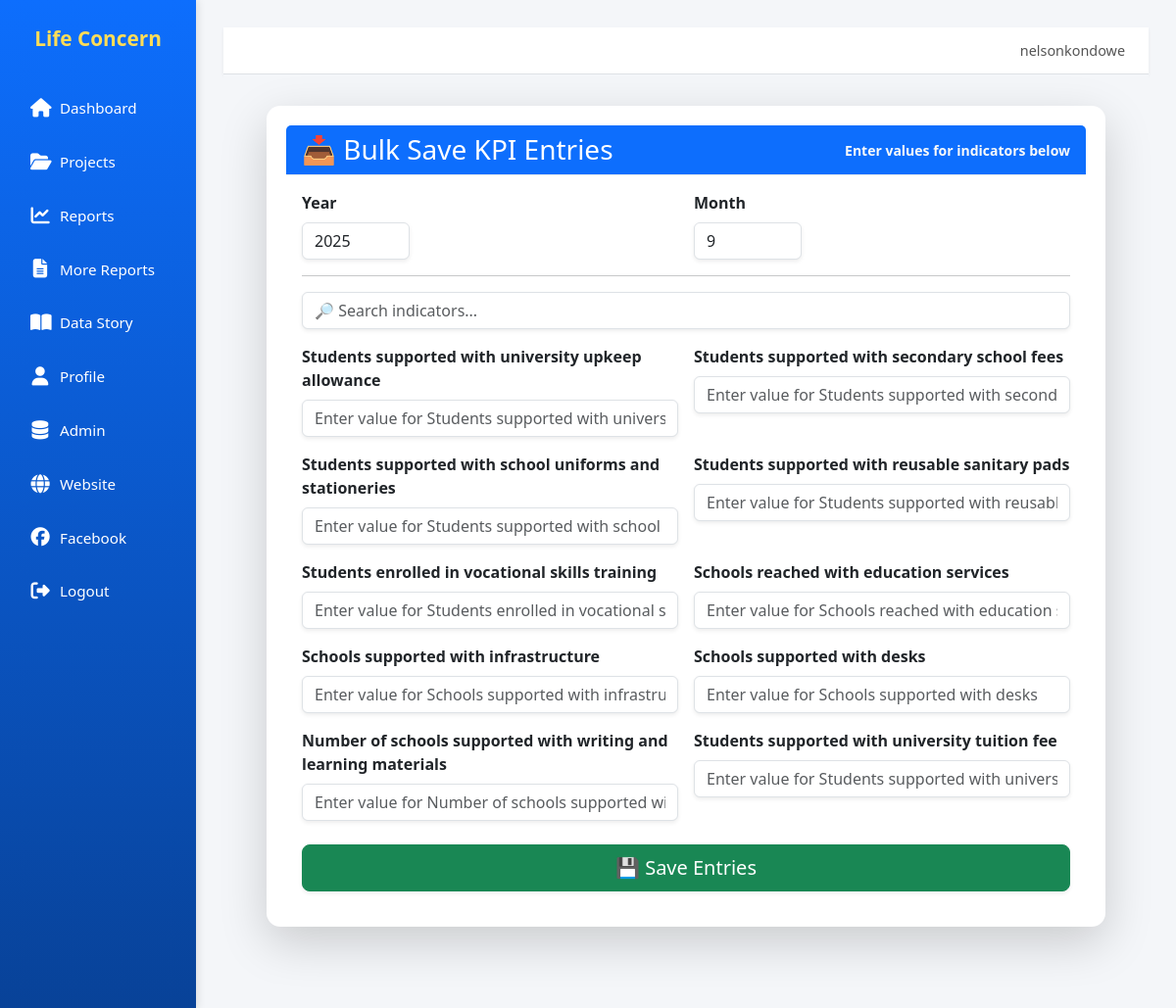
Page /projects/1/bulk-save/?year=2025 (signed in) on the earlier database version.
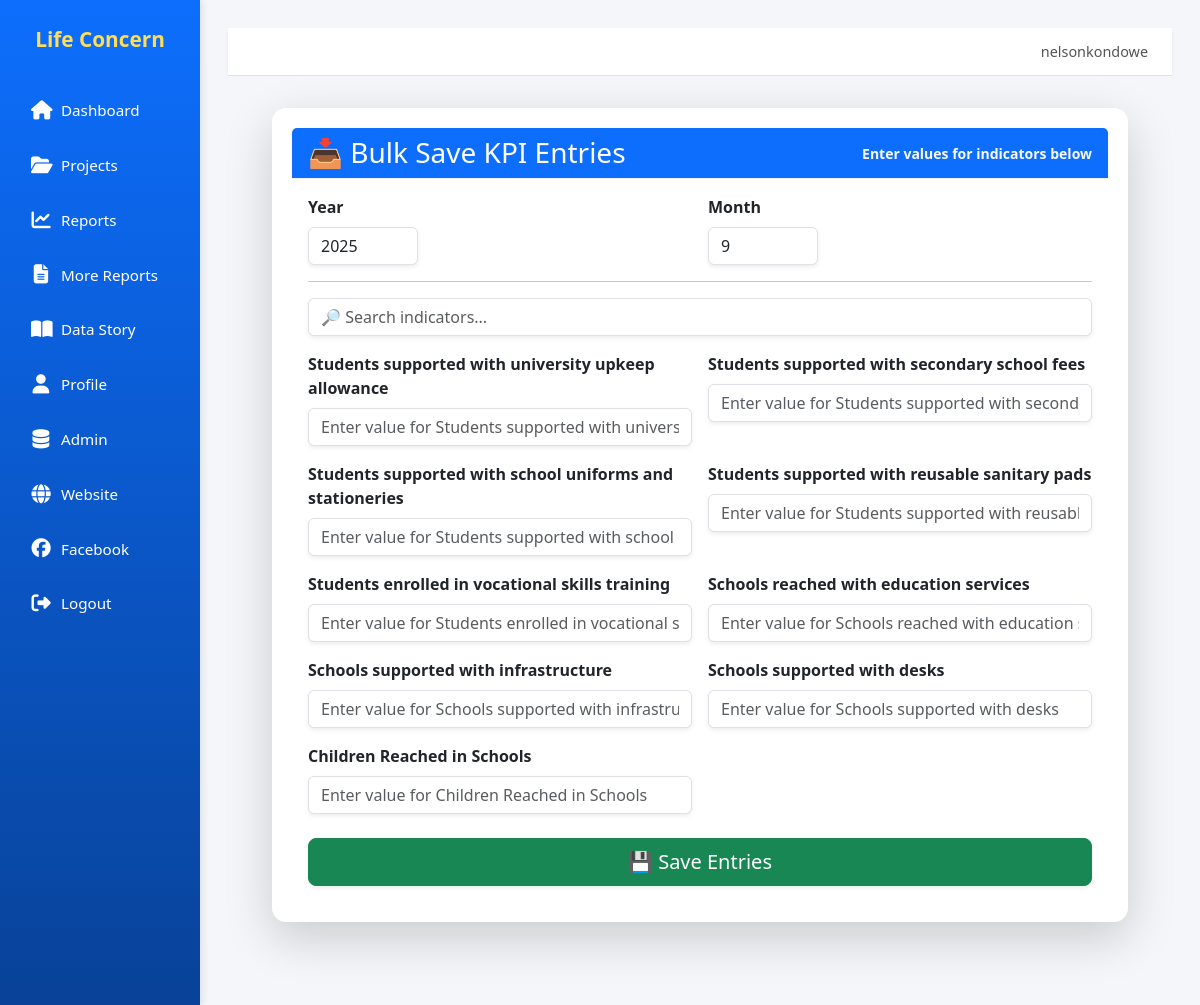
Same page on the later database version.
### core/models.py (models this page shows, shortened)
class Indicator(models.Model):
    project = models.ForeignKey(Project, on_delete=models.CASCADE, related_name='indicators')
    name = models.CharField(max_length=200)
    unit = models.CharField(max_length=50, default='count')
    is_kpi = models.BooleanField(default=False)  # KPI flag
    current_value = models.DecimalField(max_digits=12, decimal_places=2, default=0)
    progress = models.DecimalField(max_digits=5, decimal_places=2, default=0)  # % progress
    class Meta:
        unique_together = ('project', 'name')

### core/views.py (the view, shortened to what this page needs)
# urls.py: path('projects/<int:pk>/bulk-save/', views.bulk_save_entries, name='bulk_save_entries'),
@login_required
def bulk_save_entries(request, pk):
    project = get_object_or_404(Project, pk=pk)
    indicators = Indicator.objects.filter(project=project)
    return render(request, "core/bulk_save_entries.html", {
        "project": project,
        "indicators": indicators,
        "year": datetime.datetime.now().year,
        "month": datetime.datetime.now().month,
    })

### core/templates/core/bulk_save_entries.html (shortened to what this page needs)
{% extends "core/base.html" %}
{% load widget_tweaks %}
{% block content %}
<div class="card shadow-lg border-0">
  <div class="card-header bg-primary text-white d-flex justify-content-between align-items-center">
    <h3 class="mb-0">📥 Bulk Save KPI Entries</h3>
    <small class="text-light">Enter values for indicators below</small>
  </div>
  <div class="card-body">
    <form method="post" id="bulkEntriesForm">
      <div class="row g-3 mb-3">
        <div class="col-md-6">
          <label for="year" class="form-label fw-semibold">Year</label>
          <input type="number" id="year" name="year" value="{{ year }}" required
                 class="form-control shadow-sm">
        </div>
        <div class="col-md-6">
          <label for="month" class="form-label fw-semibold">Month</label>
          <input type="number" id="month" name="month" value="{{ month }}" min="1" max="12" required
                 class="form-control shadow-sm">
        </div>
      </div>
      <hr>
      <div class="mb-3">
        <input type="text" id="searchInput" class="form-control shadow-sm"
               placeholder="🔎 Search indicators..." onkeyup="filterIndicators()">
      </div>
      <div class="row g-3" id="indicatorList">
        {% for indicator in indicators %}
          <div class="col-md-6 indicator-item">
            <label for="indicator_{{ indicator.id }}" class="form-label fw-semibold">
              {{ indicator.name }}
            </label>
            <input type="text" id="indicator_{{ indicator.id }}"
                   name="indicator_{{ indicator.id }}"
                   class="form-control shadow-sm"
                   placeholder="Enter value for {{ indicator.name }}">
          </div>
        {% endfor %}
      </div>
      <div class="mt-4 text-center">
        <button type="submit" class="btn btn-success btn-lg px-5 shadow-sm">
          💾 Save Entries
        </button>
      </div>
    </form>
  </div>
</div>
{% endblock %}

### core/templates/core/base.html (shortened to what this page needs)
<!doctype html>
<html lang="en">
<head>
  {% load static %}
  <link rel="stylesheet" href="{% static 'styles.css' %}">
  <link href="https://cdn.jsdelivr.net/npm/bootstrap@5.3.3/dist/css/bootstrap.min.css" rel="stylesheet">
  <link rel="stylesheet" href="https://cdnjs.cloudflare.com/ajax/libs/font-awesome/6.5.0/css/all.min.css">
</head>
<body>
  <div class="layout">
    {% if request.resolver_match.url_name != "login" %}
      <aside class="sidebar">
        <div class="brand">Life Concern</div>
        <nav class="nav">
          <a href="{% url 'dashboard' %}" class="{% if request.resolver_match.url_name == 'dashboard' %}active{% endif %}">
            <i class="fas fa-home"></i> Dashboard
          </a>
          <a href="{% url 'projects' %}" class="{% if request.resolver_match.url_name == 'projects' %}active{% endif %}">
            <i class="fas fa-folder-open"></i> Projects
          </a>
          <a href="{% url 'reports' %}" class="{% if request.resolver_match.url_name == 'reports' %}active{% endif %}">
            <i class="fas fa-chart-line"></i> Reports
          </a>
          <a href="{% url 'more_reports' %}" class="{% if request.resolver_match.url_name == 'more_reports' %}active{% endif %}">
            <i class="fas fa-file-alt"></i> More Reports
          </a>
          <a href="{% url 'data_story' %}" class="{% if request.resolver_match.url_name == 'data_story' %}active{% endif %}">
            <i class="fas fa-book-open"></i> Data Story
          </a>
          <a href="{% url 'profile' %}" class="{% if request.resolver_match.url_name == 'profile' %}active{% endif %}">
            <i class="fas fa-user"></i> Profile
          </a>
          <a href="{% url 'admin:index' %}" target="_blank">
            <i class="fas fa-database"></i> Admin
          </a>
          <a href="https://www.licomw.org" target="_blank">
            <i class="fas fa-globe"></i> Website
          </a>
          <a href="https://web.facebook.com/LifeConcernMalawi" target="_blank">
            <i class="fab fa-facebook"></i> Facebook
          </a>
          <form method="post" action="{% url 'logout' %}">
            <button type="submit">
              <i class="fas fa-sign-out-alt"></i> Logout
            </button>
          </form>
        </nav>
      </aside>
    {% endif %}
    <div class="content">
      {% if request.resolver_match.url_name != "login" %}
        <div class="topbar">
          <div class="user-info">
            {{ request.user.username }}
          </div>
        </div>
      {% endif %}
      <main class="page-body">
        <div class="container-fluid">
          {% block content %}{% endblock %}
        </div>
      </main>
    </div>
  </div>
</body>
</html>

### static/styles.css (style rules this page uses)
body { margin:0; font-family: Arial, Helvetica, sans-serif; background:#f4f9ff; }
a { color:#0a5bd3; text-decoration:none; }
.btn { width:100%; padding:12px; background:#0073e6; color:#fff; border:0; border-radius:8px; cursor:pointer; font-weight:bold; }
.layout { display:grid; grid-template-columns: 260px 1fr; min-height:100vh; }
.sidebar { background:#0073e6; color:#fff; padding: 24px 16px; display:flex; flex-direction:column; }
.brand { color:#ffdd57; font-weight: bold; font-size: 20px; text-align:center; margin-bottom: 20px; }
.nav a { display:block; color:#fff; padding:10px 12px; border-radius:8px; margin-bottom:8px; }
.content { padding: 28px; }
.card { background:#fff; border-radius:12px; padding: 20px; box-shadow: 0 6px 18px rgba(0,0,0,.06); margin-bottom:20px; overflow:auto; }
input[type=number] { width:110px; }

### core/templates/core/base.html (style rules this page uses)
body { font-family: "Segoe UI", sans-serif; background-color: #f4f6f9; }
.layout { display: flex; min-height: 100vh; }
.sidebar { width: 200px; background: linear-gradient(180deg, #0d6efd, #084298); color: #fff; display: flex; flex-direction: column; align-items: center; padding: 1.5rem 1rem; box-shadow: 2px 0 8px rgba(0,0,0,0.1); }
.sidebar .brand { font-size: 1.3rem; font-weight: bold; margin-bottom: 2rem; text-align: center; }
.sidebar .nav { display: flex; flex-direction: column; align-items: stretch; width: 100%; }
.sidebar .nav a, .sidebar .nav form button { display: flex; flex-direction: row; align-items: center; justify-content: flex-start; gap: 10px; padding: 12px 15px; color: #fff; text-decoration: none; border-radius: 8px; margin-bottom: 8px; font-size: 0.95rem; transition: background 0.3s ease, transform 0.1s ease; }
.sidebar .nav a i, .sidebar .nav button i { font-size: 1.2rem; width: 20px; text-align: center; }
.sidebar .nav button { background: none; border: none; color: #fff; cursor: pointer; width: 100%; text-align: left; }
.content { flex: 1; display: flex; flex-direction: column; }
.topbar { background: #fff; padding: 0.8rem 1.5rem; display: flex; align-items: center; justify-content: space-between; border-bottom: 1px solid #dee2e6; box-shadow: 0 2px 4px rgba(0,0,0,0.05); }
.topbar .user-info { font-size: 0.9rem; color: #555; }
.page-body { flex: 1; padding: 2rem; background: #f4f6f9; }
.card { border-radius: 14px; box-shadow: 0 3px 8px rgba(0,0,0,0.08); background: #fff; margin-bottom: 1.5rem; border: none; }
.card-header { font-weight: 600; font-size: 1rem; background: transparent; border-bottom: 1px solid #eee; }

Differences in the rows shown:
removed Indicator: name "Number of schools supported with writing and learning materials", name "Enter value for Number of schools supported with writing and learning materials"
removed Indicator: name "Students supported with university tuition fee", name "Enter value for Students supported with university tuition fee"
added Indicator: name "Children Reached in Schools", name "Enter value for Children Reached in Schools"
